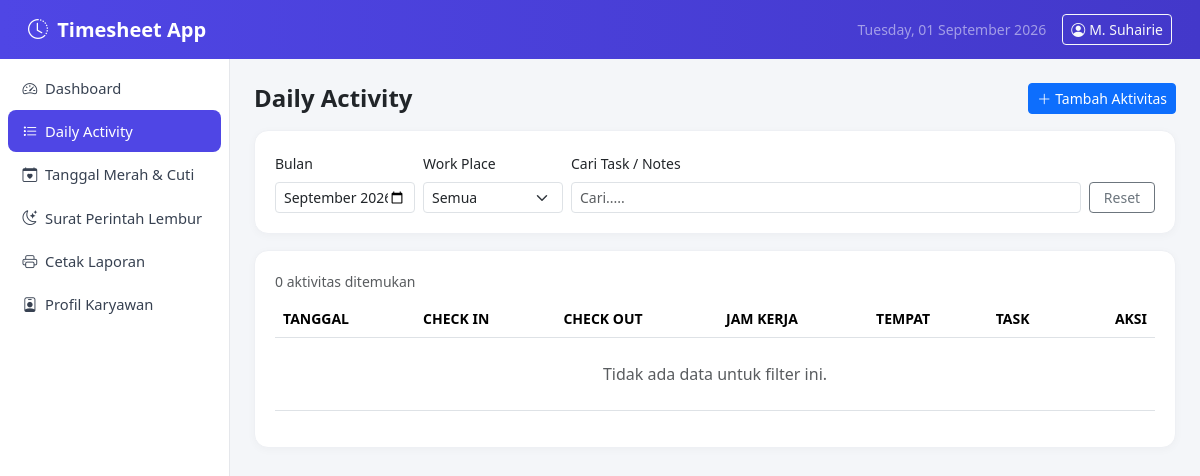
Page /pages/history.php on the earlier database version.
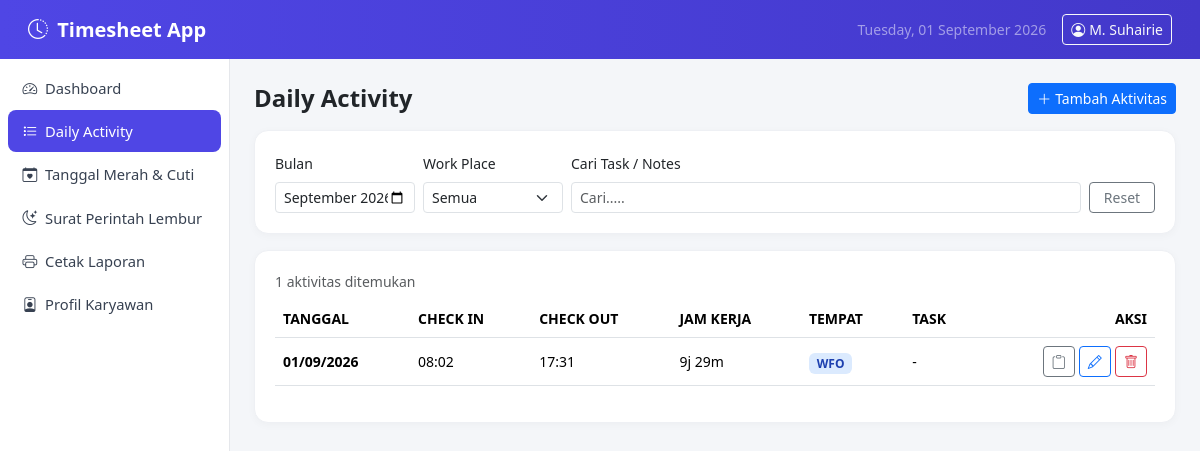
Same page on the later database version.
### tables this page shows
CREATE TABLE `activities` (
  `id` int NOT NULL,
  `user_id` int NOT NULL,
  `activity_date` date NOT NULL,
  `check_in` time DEFAULT NULL,
  `check_out` time DEFAULT NULL,
  `work_place` enum('WFO','WFH') NOT NULL DEFAULT 'WFO',
  `task` text NOT NULL,
  `notes` text,
  `status` enum('Planned','In Progress','Completed','Pending','Cancelled') NOT NULL DEFAULT 'Planned',
  `created_at` timestamp NULL DEFAULT CURRENT_TIMESTAMP,
  `updated_at` timestamp NULL DEFAULT CURRENT_TIMESTAMP ON UPDATE CURRENT_TIMESTAMP,
  `statusenabled` enum('t','f') NOT NULL DEFAULT 't'
);

### includes/auth.php (called while the page is built, shortened)
<?php
function e(string $value): string
{
    return htmlspecialchars($value, ENT_QUOTES, 'UTF-8');
}

### pages/history.php (the view, shortened to what this page needs)
<?php
require_once __DIR__ . '/../includes/auth.php';
$db     = getDB();
$fMonth  = $_GET['month']  ?? date('Y-m');
$fSearch = trim($_GET['q'] ?? '');
$statusEnabled = 't';
$where  = ['statusenabled = ?'];
$params = [$statusEnabled];
if ($fMonth) {
    $where[] = "DATE_FORMAT(activity_date, '%Y-%m') = ?";
    $params[] = $fMonth;
}
$sql = 'SELECT * FROM activities WHERE ' . implode(' AND ', $where) . ' ORDER BY activity_date DESC, id DESC';
$countStmt = $db->prepare('SELECT COUNT(*) AS total FROM activities WHERE ' . implode(' AND ', $where));
$countStmt->execute($params);
$totalRows  = (int)$countStmt->fetch()['total'];
$perPage    = 10;
$page       = max(1, (int)($_GET['page'] ?? 1));
$totalPages = max(1, (int)ceil($totalRows / $perPage));
$page       = min($page, $totalPages);
$offset     = ($page - 1) * $perPage;
$stmt = $db->prepare($sql . " LIMIT $perPage OFFSET $offset");
$stmt->execute($params);
$rows = $stmt->fetchAll();
require_once __DIR__ . '/../includes/header.php';
require_once __DIR__ . '/../includes/sidebar.php';
?>
<main class="app-content">
  <div class="d-flex justify-content-between align-items-center mb-3">
    <h4 class="fw-bold mb-0">Daily Activity</h4>
    <button class="btn btn-primary btn-sm" data-bs-toggle="modal" data-bs-target="#historyModal" onclick="resetForm()">
      <i class="bi bi-plus-lg me-1"></i>Tambah Aktivitas
    </button>
  </div>
  <div class="section-card mb-3">
    <form method="GET" id="filterForm" class="row g-2 align-items-end">
      <div class="col-6 col-md-2">
        <label class="form-label small">Bulan</label>
        <input type="month" name="month" class="form-control form-control-sm" value="<?= e($fMonth) ?>" onchange="autoSubmit()">
      </div>
      <div class="col-6 col-md-2">
        <label class="form-label small">Work Place</label>
        <select name="place" class="form-select form-select-sm" onchange="autoSubmit()">
          <option value="">Semua</option>
        </select>
      </div>
      <div class="col-6 col-md-7">
        <label class="form-label small">Cari Task / Notes</label>
        <input type="text" name="q" id="searchInput" class="form-control form-control-sm" placeholder="Cari....." value="<?= e($fSearch) ?>" autocomplete="off">
      </div>
      <div class="col-12 col-md-1 d-flex gap-2">
        <a href="history.php" class="btn btn-outline-secondary btn-sm w-100">Reset</a>
      </div>
    </form>
  </div>
  <div class="section-card">
    <div class="d-flex justify-content-between align-items-center mb-2">
      <span class="text-muted small"><?= $totalRows ?> aktivitas ditemukan</span>
    </div>
    <div class="table-responsive">
      <table class="table table-hover align-middle">
        <thead>
          <tr class="text-muted small text-uppercase">
            <th>Tanggal</th>
            <th>Check In</th>
            <th>Check Out</th>
            <th>Jam Kerja</th>
            <th>Tempat</th>
            <th>Task</th>
            <th class="text-end">Aksi</th>
          </tr>
        </thead>
        <tbody>
        <?php if (!$rows): ?>
          <tr><td colspan="8" class="text-center text-muted py-4">Tidak ada data untuk filter ini.</td></tr>
        <?php endif; ?>
        <?php foreach ($rows as $r):
            $durasi = '-';
            if ($r['check_in'] && $r['check_out']) {
                $mins = (strtotime($r['check_out']) - strtotime($r['check_in'])) / 60;
                $durasi = floor($mins / 60) . 'j ' . ($mins % 60) . 'm';
            }
        ?>
          <tr>
            <td class="small fw-semibold"><?= date('d/m/Y', strtotime($r['activity_date'])) ?></td>
            <td class="small"><?= $r['check_in'] ? e(substr($r['check_in'], 0, 5)) : '-' ?></td>
            <td class="small"><?= $r['check_out'] ? e(substr($r['check_out'], 0, 5)) : '-' ?></td>
            <td class="small"><?= e($durasi) ?></td>
            <td><span class="badge badge-wp-<?= e($r['work_place']) ?>"><?= e($r['work_place']) ?></span></td>
            <td class="small" style="max-width:300px;">
              <div class="text-truncate" title="<?= e($r['task']) ?>"><?= e($r['task']) ?></div>
            </td>
            <td class="text-end">
              <button type="button" class="btn btn-sm btn-outline-secondary btn-copy-task" data-task="<?= e($r['task']) ?>" title="Salin Task">
                <i class="bi bi-clipboard"></i>
              </button>
              <a href="history.php?edit=<?= $r['id'] ?>" class="btn btn-sm btn-outline-primary">
                <i class="bi bi-pencil"></i>
              </a>
              <a href="history.php?delete=<?= $r['id'] ?>" class="btn btn-sm btn-outline-danger btn-delete-activity">
                <i class="bi bi-trash"></i>
              </a>
            </td>
          </tr>
        <?php endforeach; ?>
        </tbody>
      </table>
    </div>
  </div>
</main>
<?php require_once __DIR__ . '/../includes/footer.php'; ?>

Differences in the rows shown:
added activities: activity_date "01/09/2026", check_in "08:02", check_out "17:31", durasi "9j 29m", work_place "WFO", task "-"
Other differences:
$totalRows: "0" → "1"
text no longer shown: "Tidak ada data untuk filter ini."
